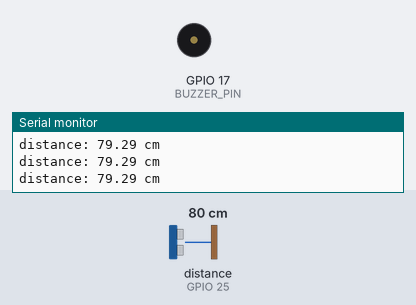
Bench run of a sketch on a simulated ESP32. Shown: buzzer (waves = sounding, pin HIGH), the last lines printed to the serial monitor. Wiring (inferred from the names in the program): ultrasonic range finder: trigger GPIO 26; echo GPIO 25. The test bench sets the inputs (shaded band); at power-on: distance to the obstacle (sensor on GPIO 25) 80 cm. The echo pulse lasts 58.3 µs per cm; pins used as bus, display or sensor lines are not drawn.

Above: at 1.3 s.
1.4 s: distance to the obstacle (sensor on GPIO 25) set to 22 cm
2.9 s: distance to the obstacle (sensor on GPIO 25) set to 18 cm
At 3.5 s:
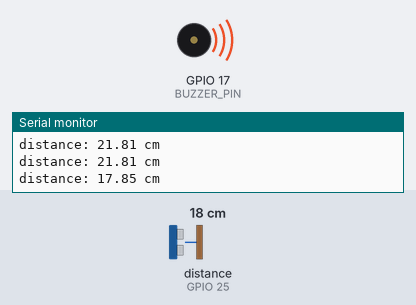
4.5 s: distance to the obstacle (sensor on GPIO 25) set to 35 cm
At 4.9 s:
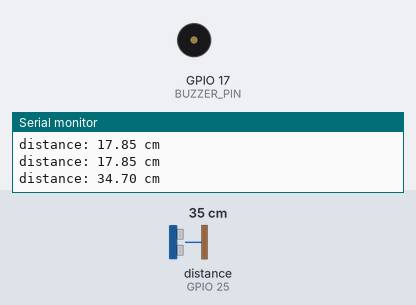
6.0 s: distance to the obstacle (sensor on GPIO 25) set to 2 cm
At 7.5 s:
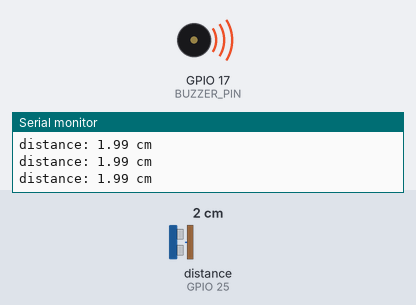
Timing chart, 0 to 8.5 s (numbered marks = the images above; inputs shaded):
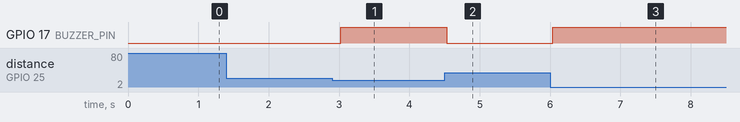

Measured:
- the behaviour switches between 21 and 20 cm on distance to the obstacle (sensor on GPIO 25) (found by bisection; images 0 and 1)
- after the input at 2.9 s, GPIO 17 (BUZZER_PIN): LOW → HIGH after 0.12 s
- after the input at 4.5 s, GPIO 17 (BUZZER_PIN): HIGH → LOW at once
- after the input at 6.0 s, GPIO 17 (BUZZER_PIN): LOW → HIGH at once

The sketch:

distance.ino
```cpp
#define TRIG_PIN   26 // ESP32 pin GIOP26 connected to Ultrasonic Sensor's TRIG pin
#define ECHO_PIN   25 // ESP32 pin GIOP25 connected to Ultrasonic Sensor's ECHO pin
#define BUZZER_PIN 17 // ESP32 pin GIOP17 connected to Piezo Buzzer's pin
#define DISTANCE_THRESHOLD 20 // centimeters

// The below are variables, which can be changed
float duration_us, distance_cm;

void setup() {
  Serial.begin (9600);         // initialize serial port
  pinMode(TRIG_PIN, OUTPUT);   // set ESP32 pin to output mode
  pinMode(ECHO_PIN, INPUT);    // set ESP32 pin to input mode
  pinMode(BUZZER_PIN, OUTPUT); // set ESP32 pin to output mode
}

void loop() {
  // generate 10-microsecond pulse to TRIG pin
  digitalWrite(TRIG_PIN, HIGH);
  delayMicroseconds(10);
  digitalWrite(TRIG_PIN, LOW);

  // measure duration of pulse from ECHO pin
  duration_us = pulseIn(ECHO_PIN, HIGH);
  // calculate the distance
  distance_cm = 0.017 * duration_us;

  if (distance_cm < DISTANCE_THRESHOLD)
    digitalWrite(BUZZER_PIN, HIGH); // turn on Piezo Buzzer
  else
    digitalWrite(BUZZER_PIN, LOW);  // turn off Piezo Buzzer

  // print the value to Serial Monitor
  Serial.print("distance: ");
  Serial.print(distance_cm);
  Serial.println(" cm");

  delay(500);
}
```
